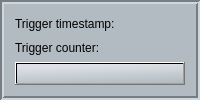
     <widget class="QFrame" name="frame_4">
      <property name="sizePolicy">
       <sizepolicy hsizetype="Fixed" vsizetype="Expanding">
        <horstretch>1</horstretch>
        <verstretch>1</verstretch>
       </sizepolicy>
      </property>
      <property name="maximumSize">
       <size>
        <width>250</width>
        <height>16777215</height>
       </size>
      </property>
      <property name="font">
       <font>
        <family>Arial</family>
       </font>
      </property>
      <property name="autoFillBackground">
       <bool>false</bool>
      </property>
      <property name="styleSheet">
       <string notr="true">background-color: rgb(178, 187, 194);</string>
      </property>
      <property name="frameShape">
       <enum>QFrame::Box</enum>
      </property>
      <property name="frameShadow">
       <enum>QFrame::Sunken</enum>
      </property>
      <property name="lineWidth">
       <number>2</number>
      </property>
      <layout class="QGridLayout" name="gridLayout_8">
       <item row="0" column="0">
        <layout class="QHBoxLayout" name="horizontalLayout_23">
         <item>
          <layout class="QVBoxLayout" name="verticalLayout_3">
           <item>
            <widget class="QLabel" name="TRIG_TM">
             <property name="font">
              <font>
               <family>Arial</family>
              </font>
             </property>
             <property name="toolTip">
              <string>Current trigger timestamp</string>
             </property>
             <property name="text">
              <string>Trigger timestamp:</string>
             </property>
            </widget>
           </item>
           <item>
            <widget class="QLabel" name="FILL_CNT">
             <property name="font">
              <font>
               <family>Arial</family>
              </font>
             </property>
             <property name="toolTip">
              <string>Current trigger count</string>
             </property>
             <property name="text">
              <string>Trigger counter:</string>
             </property>
            </widget>
           </item>
           <item>
            <widget class="QPushButton" name="resetCNT">
             <property name="font">
              <font>
               <family>Arial</family>
              </font>
             </property>
             <property name="toolTip">
              <string>Reset trigger counter</string>
             </property>
             <property name="autoFillBackground">
              <bool>false</bool>
             </property>
             <property name="styleSheet">
              <string notr="true">image: url(:/images/images/reset.png);
background-color: qlineargradient(spread:pad, x1:1, y1:0.966, x2:0.744, y2:0, stop:0 rgba(178, 187, 194, 255), stop:1 rgba(221, 225, 229, 255));</string>
             </property>
             <property name="text">
              <string/>
             </property>
             <property name="flat">
              <bool>false</bool>
             </property>
            </widget>
           </item>
          </layout>
         </item>
        </layout>
       </item>
      </layout>
     </widget>
